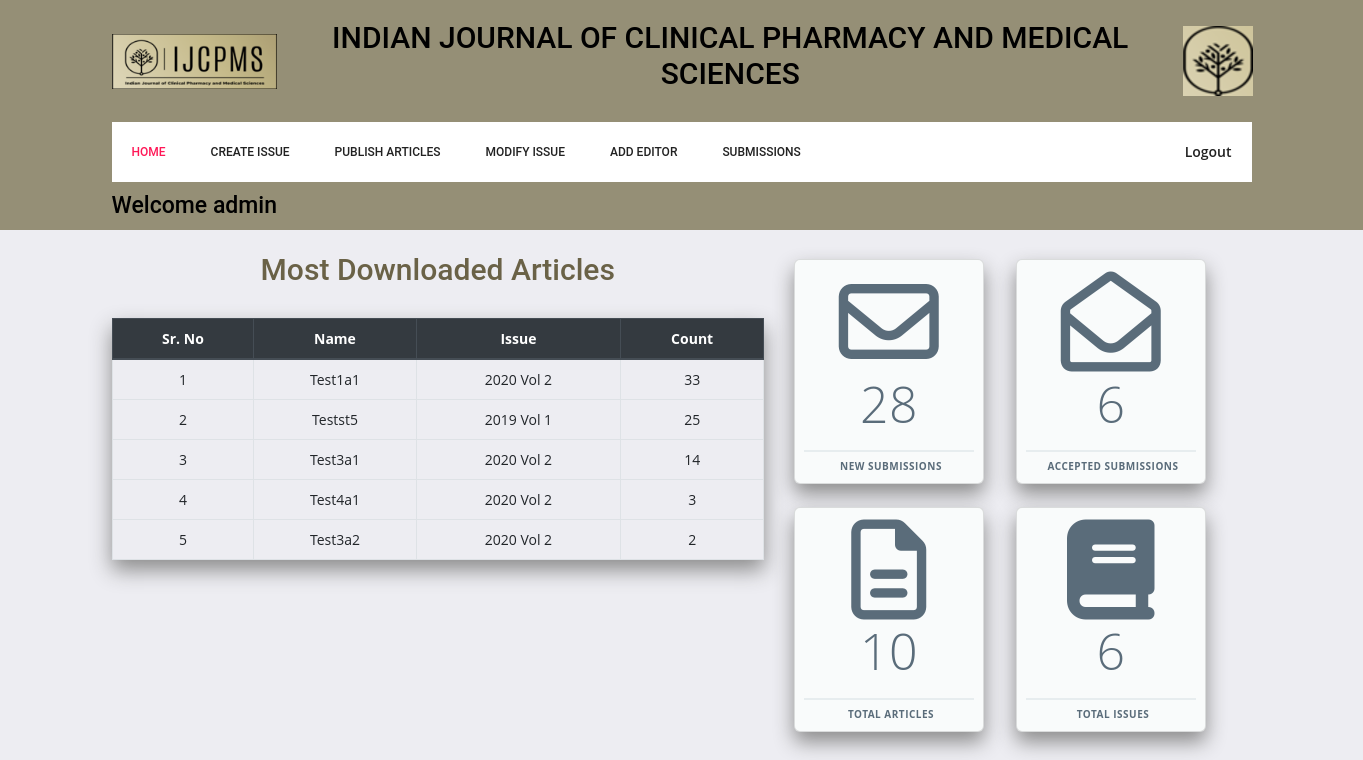
Before: /adminHome.php (signed in) with the older database file.
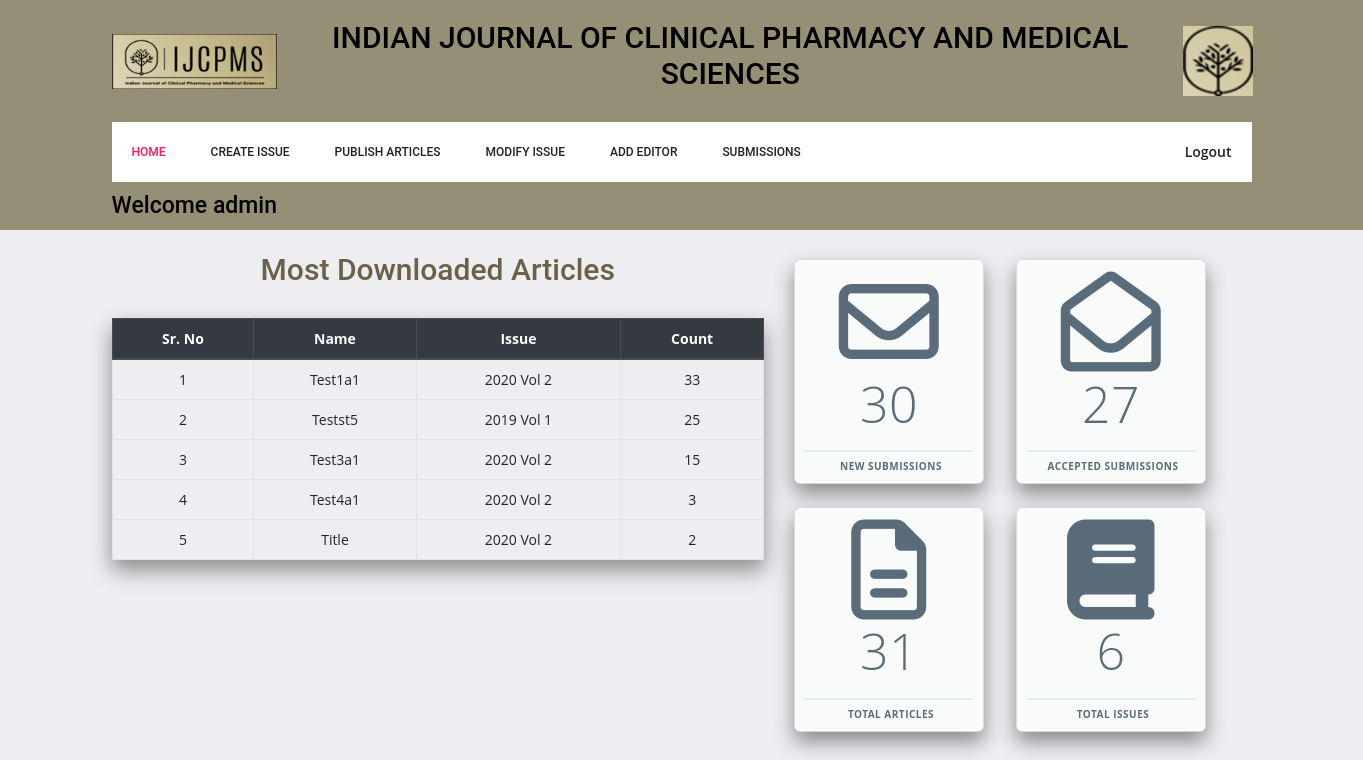
After: the same page with the newer database file.
### tables this page shows
CREATE TABLE `articles` (
  `id` int(11) NOT NULL,
  `issues_id` int(11) NOT NULL,
  `fromsub` int(1) NOT NULL DEFAULT 0,
  `name` varchar(150) NOT NULL,
  `authors` varchar(1000) NOT NULL,
  `abstract` mediumtext NOT NULL,
  `keywords` varchar(500) NOT NULL,
  `type` varchar(50) NOT NULL,
  `subdate` date NOT NULL,
  `pubdate` date NOT NULL,
  `file` varchar(200) NOT NULL,
  `dcount` int(50) NOT NULL DEFAULT 0,
  `stmp` datetime NOT NULL DEFAULT current_timestamp()
);

CREATE TABLE `issues` (
  `id` int(11) NOT NULL,
  `name` varchar(150) NOT NULL,
  `guest` varchar(500) DEFAULT NULL,
  `issue_no` int(13) DEFAULT NULL,
  `vol` varchar(20) NOT NULL,
  `date` date NOT NULL,
  `stmp` datetime NOT NULL DEFAULT current_timestamp()
);

### adminHome.php (the view, shortened to what this page needs)
<?php
require_once("header.php");
$uname = $_SESSION['user'];
$sqlMaxDwn = "SELECT `articles`.`name`, `issues`.`vol`, `issues`.`date`, `articles`.`dcount` FROM `articles`
                INNER JOIN `issues` ON `articles`.`issues_id` = `issues`.`id` ORDER BY `articles`.`dcount` DESC LIMIT 5";
$resultMaxDwn = mysqli_query($linkId,$sqlMaxDwn);
$fromSub = 0;
$sqlCard = "SELECT `fromsub` FROM `articles`";
$resultCard = mysqli_query($linkId,$sqlCard);
$totalArticles = mysqli_affected_rows($linkId);
while($rowCard = mysqli_fetch_array($resultCard)){
    if($rowCard['fromsub'] == "1") $fromSub++;
}
$sqlNewSubmisions = "SELECT `id` FROM `submissions`";
mysqli_query($linkId,$sqlNewSubmisions);
$newSub = mysqli_affected_rows($linkId);
$sqlIssues = "SELECT `id` FROM `issues`";
mysqli_query($linkId,$sqlIssues);
$totalIssues = mysqli_affected_rows($linkId);
?>
<!doctype html>
<html lang="en">
    <head>
        <link rel="stylesheet" href="https://stackpath.bootstrapcdn.com/bootstrap/4.5.2/css/bootstrap.min.css"
>
        <link rel="stylesheet" href="css/card.css">
        <link rel="stylesheet" href="css/style.css">
        <link rel="stylesheet" href="css/responsive.css">
    </head>
    <body>
    <header class="admin_header">
        <div class="logo_part">
            <div class="container">
                <div class="row">
                    <div class="col-sm-2 d-flex justify-content-center align-items-center">
                            <a class="logo" href="index.php"><img src="img/logo.png" alt="" style="width: 100%"></a>
                    </div>
                    <div class="col-sm-9 d-flex justify-content-center align-items-center">
                        <h2 class="typo-list text-center">INDIAN JOURNAL OF CLINICAL PHARMACY AND MEDICAL SCIENCES</h2>
                    </div>
                    <div class="col-sm-1 d-flex justify-content-center align-items-center">
                        <div class="header_magazin">
                            <img src="img/favicon.png" alt="logo">
                        </div>
                    </div>
                </div>
            </div>
        </div>
        <div class="main_menu">
            <nav class="navbar navbar-expand-lg navbar-light mb-2">
                <div class="container">
                    <div class="container_inner">
                        <div class="collapse navbar-collapse offset" id="navbarSupportedContent">
                            <ul class="nav navbar-nav menu_nav">
                                <li class="nav-item active"><a class="nav-link" href="adminHome.php">Home</a></li>
                                <li class="nav-item"><a class="nav-link" href="cissue.php">Create Issue</a></li>
                                <li class="nav-item"><a class="nav-link" href="pissue.php">Publish Articles</a></li>
                                <li class="nav-item"><a class="nav-link" href="missue.php">Modify Issue</a></li>
                                <li class="nav-item"><a class="nav-link" href="addeditor.php">Add Editor</a></li>
                                <li class="nav-item"><a class="nav-link" href="adminSub.php">Submissions</a></li>
                            </ul>
                            <ul class="nav navbar-nav navbar-right ml-auto">
                                <li class="nav-item active"><a href="logout.php" class="login">Logout</a></li>
                            </ul>
                        </div>
                    </div>
                </div>
            </nav>
        </div>
        <div class="container mt-3">
            <h4 class="welcome">Welcome <?php echo $uname;?></h4>
        </div>
    </header>
    <div class="container">
        <div class="row">
            <div class="col-lg-7">
                <h2 class="title_color text-center admin">Most Downloaded Articles</h2>
                <table class="table table-bordered table-hover text-center" style="box-shadow: 0 10px 20px #8c8c8c;">
                    <thead class="thead-dark">
                        <th>Sr. No</th>
                        <th>Name</th>
                        <th>Issue</th>
                        <th>Count</th>
                    </thead>
                    <?php
                    $i = 0;
                    while ($rowwMaxDwn = mysqli_fetch_array($resultMaxDwn)){
                        $issue = date("Y",strtotime($rowwMaxDwn['date']))." Vol ".$rowwMaxDwn['vol'];
                        $i++;
                        ?><tr>
                        <td><?php echo $i; ?></td>
                        <td><?php echo ucwords($rowwMaxDwn['name']);?></td>
                        <td><?php echo $issue;?></td>
                        <td><?php echo $rowwMaxDwn['dcount'];?></td>
                        </tr><?php
                    }
                    ?>
                </table>
            </div>
            <div class="col-lg-5 mb-60">
                <section class="cards admin">
                    <div class="card card--tree card-right">
                        <div class="card__svg-container">
                            <i class="fa fa-envelope-o fa-10x"></i>
                        </div>
                        <div class="card__count-container">
                            <div class="card__count-text">
                                <span class="card__count-text--big"><?php echo $newSub;?></span>
                            </div>
                        </div>
                        <div class="card__stuff-container">
                            <div class="card__stuff-text"> New Submissions </div>
                        </div>
                    </div>
                    <div class="card card--tree">
                        <div class="card__svg-container">
                            <i class="fa fa-envelope-open-o fa-10x"></i>
                        </div>
                        <div class="card__count-container">
                            <div class="card__count-text">
                                <span class="card__count-text--big"><?php echo $fromSub;?></span>
                            </div>
                        </div>
                        <div class="card__stuff-container">
                            <div class="card__stuff-text"> Accepted Submissions </div>
                        </div>
                    </div>
                </section>
                <section class="cards">
                    <div class="card card--tree card-right">
                        <div class="card__svg-container">
                            <i class="fa fa-file-text-o fa-10x"></i>
                        </div>
                        <div class="card__count-container">
                            <div class="card__count-text">
                                <span class="card__count-text--big"><?php echo $totalArticles;?></span>
                            </div>
                        </div>
                        <div class="card__stuff-container">
                            <div class="card__stuff-text"> Total Articles </div>
                        </div>
                    </div>
                    <div class="card card--tree">
                        <div class="card__svg-container">
                            <i class="fa fa-book fa-10x"></i>
                        </div>
                        <div class="card__count-container">
                            <div class="card__count-text">
                                <span class="card__count-text--big"><?php echo $totalIssues;?></span>
                            </div>
                        </div>
                        <div class="card__stuff-container">
                            <div class="card__stuff-text"> Total Issues </div>
                        </div>
                    </div>
                </section>
            </div>
        </div>
    </div>
    </body>
</html>

### css/card.css (style rules this page uses)
html, body { font-size: 62.5%; font-family: 'Raleway', sans-serif; }
body { overflow-x: hidden; }
section { width: 80vw; max-width: 64rem; min-width: 58.9rem; }
.cards { padding-top: 5%; display: -webkit-box; display: -ms-flexbox; display: flex; -webkit-box-pack: justify; -ms-flex-pack: justify; }
.card { width: 19rem; height: 22.5rem; background-color: #f9fbfb; border-radius: 6px; position: relative; display: -webkit-box; display: -ms-flexbox; display: flex; -webkit-box-orient: vertical; -webkit-box-direction: normal; -ms-flex-direction: column; flex-direction: column; color: #5a6c7a; font-size: 1rem; font-weight: 700; letter-spacing: .05rem; box-shadow: 0 10px 20px #8c8c8c; }
.card__svg-container { height: 50%; display: -webkit-box; display: -ms-flexbox; display: flex; -webkit-box-pack: center; -ms-flex-pack: center; justify-content: center; -webkit-box-align: end; -ms-flex-align: end; align-items: flex-end; }
.card__count-container { -webkit-box-flex: 1; flex-grow: 1; display: -webkit-box; display: -ms-flexbox; display: flex; -webkit-box-pack: center; -ms-flex-pack: center; justify-content: center; -webkit-box-align: center; -ms-flex-align: center; align-items: center; padding-top: 10px; }
.card__count-text { -webkit-transform: translate(0, -0.5rem); transform: translate(0, -0.5rem); }
.card__count-text--big { text-transform: uppercase; font-size: 5rem; font-weight: 300; }
.card__stuff-container { margin: 0 auto; width: 90%; height: 15%; border-top: 2px solid #e7edef; display: -webkit-box; display: -ms-flexbox; display: flex; -webkit-box-pack: center; -ms-flex-pack: center; justify-content: center; -webkit-box-align: center; -ms-flex-align: center; align-items: center; }
.card__stuff-text { display: inline-block; }
.card__stuff-text { text-transform: uppercase; margin-left: .4rem; -webkit-transform: translate(0, -0.2rem); transform: translate(0, -0.2rem); }
.card-right { margin-right: 5%; }

### css/style.css (style rules this page uses)
a { text-decoration: none; -webkit-transition: all 0.3s ease-in-out; -o-transition: all 0.3s ease-in-out; transition: all 0.3s ease-in-out; }
body { line-height: 24px; font-size: 14px; font-family: "Open Sans", sans-serif; font-weight: normal; color: #777777; background-color: #ededf2; }
h1, h2, h3, h4, h5, h6 { font-family: "Roboto", sans-serif; font-weight: 500; }
@media (min-width: 1200px) { .container { max-width: 1170px; } }
.admin_header { position: absolute; width: 100%; left: 0; top: 0; z-index: 3; background-color: #958f76; margin-bottom: 20px; }
.welcome { color:black; font-size: 23px; margin-bottom: 10px; }
.admin_header + section, .admin_header + div { margin-top: 200px; }
.logo_part { overflow: hidden; padding: 20px 0px; }
.main_menu .navbar { background: transparent; padding: 0px; border: 0px; border-radius: 0px; margin-bottom: 0px; }
.main_menu .navbar .container_inner { background: #fff; -ms-flex-wrap: nowrap; flex-wrap: nowrap; display: -webkit-box; display: -ms-flexbox; display: flex; -webkit-box-align: center; -ms-flex-align: center; align-items: center; -webkit-box-pack: justify; -ms-flex-pack: justify; justify-content: space-between; width: 100%; }
.main_menu .navbar .nav { padding-left: 20px; }
.main_menu .navbar .nav .nav-item { margin-right: 45px; }
.main_menu .navbar .nav .nav-item .nav-link { font: 500 12px/60px "Roboto", sans-serif; text-transform: uppercase; color: #222222; padding: 0px; display: inline-block; }
.main_menu .navbar .nav .nav-item .nav-link:after { display: none; }
.main_menu .navbar .nav .nav-item:hover .nav-link, .main_menu .navbar .nav .nav-item.active .nav-link { color: #ff1857; }
.main_menu .navbar .nav .nav-item:last-child { margin-right: 0px; }
.main_menu .navbar .login { font-size: 14px; line-height: 60px; display: inline-block; color: #222222; padding-right: 20px; }
.main_menu .navbar .login { font-weight: 600; }
.admin { margin-top: 10%; }
.mb-60 { margin-bottom: 60px; }
.title_color { margin-bottom: 30px; color: #6a6247; }
.typo-list { margin-bottom: 10px; color: black; }
h2 { font-size: 30px; }
h4 { font-size: 18px; }

### css/responsive.css (style rules this page uses)
@media (max-width:1619px) { .admin { margin-top: 8% ; } }

Changed rows visible on the page:
no longer on this page (row edited): articles: name "Test3a2", issues.vol "2020 Vol 2", dcount "2"
changed articles "Test3a1": dcount "14" → "15"
added articles: name "Title", issues.vol "2020 Vol 2", dcount "2"
Other visible differences:
$newSub: "28" → "30"
$fromSub: "6" → "27"
$totalArticles: "10" → "31"
